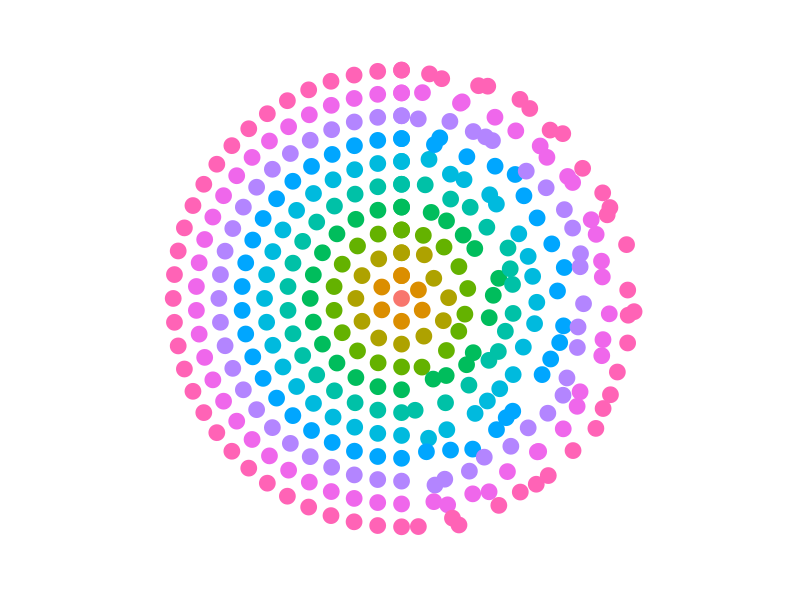

This chart was generated by the following R code:
## ---- chunk 1
knitr::opts_chunk$set(echo = TRUE)
## ---- chunk 2
library(tidyverse)
library(ggthemes)
## ---- chunk 3
jitter = 7
set.seed(1234)

tibble(y = rep(0:10, (0:10) * 6 + 1)) %>% 
  group_by(y) %>% 
  mutate(
    n = row_number() - 1,
    x = n / (y * 6) * pi,
    x = ifelse(is.na(x), 0, x)
    ) %>% 
  ungroup() %>%
  mutate(row_number = row_number()) %>% 
  group_by(row_number) %>% 
  mutate(
    y_random = ifelse(
      x < pi/2 & x > 0,
      y + rnorm(1) / jitter,
      y
    ),
    x_random = ifelse(
      x < pi/2 & x > 0,
      x + rnorm(1) / jitter^2,
      x
    ),
    y = as.factor(y)
  ) %>%
  ggplot(aes(x_random, y_random, color = y, group = y)) +
  geom_point(size = 5) +
  coord_polar() +
  theme_map() +
  theme(legend.position = "drop")
